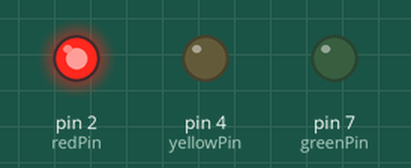
This sketch was run on a simulated Arduino Uno, built with avr-gcc and run on an emulated ATmega328P. On the bench: output pins drawn as LEDs (lit = HIGH).

Above: at 0.5 s.
At 2.5 s:
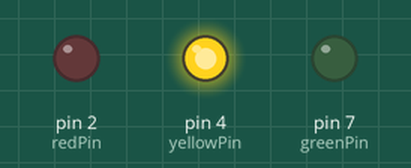
At 4.5 s:
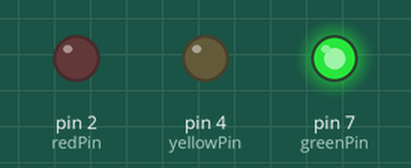
At 5.5 s:
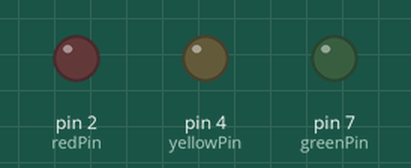
Timing chart, 0 to 7.8 s (numbered marks = the images above):
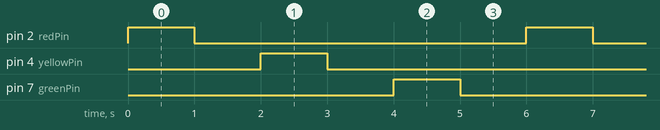

Measured:
- by itself, pin 2 (redPin), pin 4 (yellowPin), pin 7 (greenPin): alternates HIGH for 1.0 s and LOW for 5.0 s
- by itself, everything shown: repeats every 6.0 s, in 6 steps

The sketch:

0429_led_lhg.ino
```cpp
int redPin = 2;
int yellowPin = 4;
int greenPin = 7;
// C++ code
// 이 코드는 실행 시 한 번만 실행된다.
// 세팅하는 곳.
void setup()
{
  pinMode(redPin, OUTPUT);
  pinMode(yellowPin, OUTPUT);
  pinMode(greenPin, OUTPUT);
}

// 반복하여 일을 실행시키는 곳.
void loop()
{
  // LED를 켠다.
  digitalWrite(redPin, HIGH); // redPin을 HIGH로 출력하라.
  delay(1000); // 1초 기다리기
  // LED를 끈다.
  digitalWrite(redPin, LOW); // redPin을 LOW로 출력하라.
  delay(1000); // 1초 기다리기
  // LED를 켠다.
  digitalWrite(yellowPin, HIGH); // yellowPin을 HIGH로 출력하라.
  delay(1000); // 1초 기다리기
  // LED를 끈다.
  digitalWrite(yellowPin, LOW); // yellowPin을 LOW로 출력하라.
  delay(1000); // 1초 기다리기
  // LED를 켠다.
  digitalWrite(greenPin, HIGH); // greenPin을 HIGH로 출력하라.
  delay(1000); // 1초 기다리기
  // LED를 끈다.
  digitalWrite(greenPin, LOW); // greenPin을 LOW로 출력하라.
  delay(1000); // 1초 기다리기
}
```
